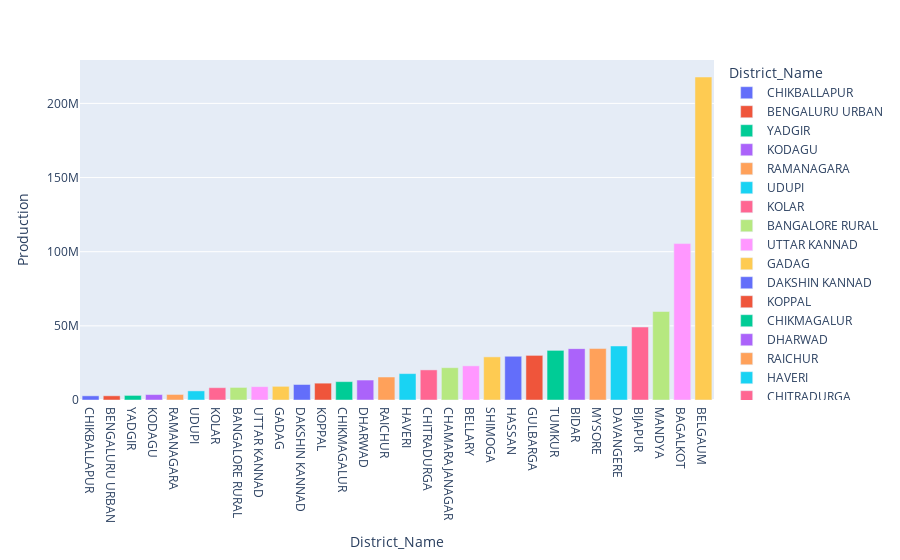

The notebook cell saved with this chart:
### Code cell
temp = data.groupby(by='District_Name')['Production'].sum().reset_index().sort_values(by='Production')
px.bar(temp, 'District_Name', 'Production',color = 'District_Name') #Bar plot

### Figure 1 — Plotly figure (JSON) as saved in the notebook; plotly's stock layout.template omitted (floating-point values rounded to 4 significant figures)
{"data": [{"alignmentgroup": "True", "hovertemplate": "District_Name=%{x}<br>Production=%{y}<extra></extra>", "legendgroup": "CHIKBALLAPUR", "marker": {"color": "#636efa", "pattern": {"shape": ""}}, "name": "CHIKBALLAPUR", "offsetgroup": "CHIKBALLAPUR", "orientation": "v", "showlegend": true, "textposition": "auto", "type": "bar", "x": ["CHIKBALLAPUR"], "xaxis": "x", "y": [2821537], "yaxis": "y"}, {"alignmentgroup": "True", "hovertemplate": "District_Name=%{x}<br>Production=%{y}<extra></extra>", "legendgroup": "BENGALURU URBAN", "marker": {"color": "#EF553B", "pattern": {"shape": ""}}, "name": "BENGALURU URBAN", "offsetgroup": "BENGALURU URBAN", "orientation": "v", "showlegend": true, "textposition": "auto", "type": "bar", "x": ["BENGALURU URBAN"], "xaxis": "x", "y": [2834964], "yaxis": "y"}, {"alignmentgroup": "True", "hovertemplate": "District_Name=%{x}<br>Production=%{y}<extra></extra>", "legendgroup": "YADGIR", "marker": {"color": "#00cc96", "pattern": {"shape": ""}}, "name": "YADGIR", "offsetgroup": "YADGIR", "orientation": "v", "showlegend": true, "textposition": "auto", "type": "bar", "x": ["YADGIR"], "xaxis": "x", "y": [3093212], "yaxis": "y"}, {"alignmentgroup": "True", "hovertemplate": "District_Name=%{x}<br>Production=%{y}<extra></extra>", "legendgroup": "KODAGU", "marker": {"color": "#ab63fa", "pattern": {"shape": ""}}, "name": "KODAGU", "offsetgroup": "KODAGU", "orientation": "v", "showlegend": true, "textposition": "auto", "type": "bar", "x": ["KODAGU"], "xaxis": "x", "y": [3663881], "yaxis": "y"}, {"alignmentgroup": "True", "hovertemplate": "District_Name=%{x}<br>Production=%{y}<extra></extra>", "legendgroup": "RAMANAGARA", "marker": {"color": "#FFA15A", "pattern": {"shape": ""}}, "name": "RAMANAGARA", "offsetgroup": "RAMANAGARA", "orientation": "v", "showlegend": true, "textposition": "auto", "type": "bar", "x": ["RAMANAGARA"], "xaxis": "x", "y": [3735960], "yaxis": "y"}, {"alignmentgroup": "True", "hovertemplate": "District_Name=%{x}<br>Production=%{y}<extra></extra>", "legendgroup": "UDUPI", "marker": {"color": "#19d3f3", "pattern": {"shape": ""}}, "name": "UDUPI", "offsetgroup": "UDUPI", "orientation": "v", "showlegend": true, "textposition": "auto", "type": "bar", "x": ["UDUPI"], "xaxis": "x", "y": [6151288], "yaxis": "y"}, {"alignmentgroup": "True", "hovertemplate": "District_Name=%{x}<br>Production=%{y}<extra></extra>", "legendgroup": "KOLAR", "marker": {"color": "#FF6692", "pattern": {"shape": ""}}, "name": "KOLAR", "offsetgroup": "KOLAR", "orientation": "v", "showlegend": true, "textposition": "auto", "type": "bar", "x": ["KOLAR"], "xaxis": "x", "y": [8297372], "yaxis": "y"}, {"alignmentgroup": "True", "hovertemplate": "District_Name=%{x}<br>Production=%{y}<extra></extra>", "legendgroup": "BANGALORE RURAL", "marker": {"color": "#B6E880", "pattern": {"shape": ""}}, "name": "BANGALORE RURAL", "offsetgroup": "BANGALORE RURAL", "orientation": "v", "showlegend": true, "textposition": "auto", "type": "bar", "x": ["BANGALORE RURAL"], "xaxis": "x", "y": [8473440], "yaxis": "y"}, {"alignmentgroup": "True", "hovertemplate": "District_Name=%{x}<br>Production=%{y}<extra></extra>", "legendgroup": "UTTAR KANNAD", "marker": {"color": "#FF97FF", "pattern": {"shape": ""}}, "name": "UTTAR KANNAD", "offsetgroup": "UTTAR KANNAD", "orientation": "v", "showlegend": true, "textposition": "auto", "type": "bar", "x": ["UTTAR KANNAD"], "xaxis": "x", "y": [9025037], "yaxis": "y"}, {"alignmentgroup": "True", "hovertemplate": "District_Name=%{x}<br>Production=%{y}<extra></extra>", "legendgroup": "GADAG", "marker": {"color": "#FECB52", "pattern": {"shape": ""}}, "name": "GADAG", "offsetgroup": "GADAG", "orientation": "v", "showlegend": true, "textposition": "auto", "type": "bar", "x": ["GADAG"], "xaxis": "x", "y": [9217907], "yaxis": "y"}, {"alignmentgroup": "True", "hovertemplate": "District_Name=%{x}<br>Production=%{y}<extra></extra>", "legendgroup": "DAKSHIN KANNAD", "marker": {"color": "#636efa", "pattern": {"shape": ""}}, "name": "DAKSHIN KANNAD", "offsetgroup": "DAKSHIN KANNAD", "orientation": "v", "showlegend": true, "textposition": "auto", "type": "bar", "x": ["DAKSHIN KANNAD"], "xaxis": "x", "y": [10455055], "yaxis": "y"}, {"alignmentgroup": "True", "hovertemplate": "District_Name=%{x}<br>Production=%{y}<extra></extra>", "legendgroup": "KOPPAL", "marker": {"color": "#EF553B", "pattern": {"shape": ""}}, "name": "KOPPAL", "offsetgroup": "KOPPAL", "orientation": "v", "showlegend": true, "textposition": "auto", "type": "bar", "x": ["KOPPAL"], "xaxis": "x", "y": [11354512], "yaxis": "y"}, {"alignmentgroup": "True", "hovertemplate": "District_Name=%{x}<br>Production=%{y}<extra></extra>", "legendgroup": "CHIKMAGALUR", "marker": {"color": "#00cc96", "pattern": {"shape": ""}}, "name": "CHIKMAGALUR", "offsetgroup": "CHIKMAGALUR", "orientation": "v", "showlegend": true, "textposition": "auto", "type": "bar", "x": ["CHIKMAGALUR"], "xaxis": "x", "y": [12389384], "yaxis": "y"}, {"alignmentgroup": "True", "hovertemplate": "District_Name=%{x}<br>Production=%{y}<extra></extra>", "legendgroup": "DHARWAD", "marker": {"color": "#ab63fa", "pattern": {"shape": ""}}, "name": "DHARWAD", "offsetgroup": "DHARWAD", "orientation": "v", "showlegend": true, "textposition": "auto", "type": "bar", "x": ["DHARWAD"], "xaxis": "x", "y": [13460243], "yaxis": "y"}, {"alignmentgroup": "True", "hovertemplate": "District_Name=%{x}<br>Production=%{y}<extra></extra>", "legendgroup": "RAICHUR", "marker": {"color": "#FFA15A", "pattern": {"shape": ""}}, "name": "RAICHUR", "offsetgroup": "RAICHUR", "orientation": "v", "showlegend": true, "textposition": "auto", "type": "bar", "x": ["RAICHUR"], "xaxis": "x", "y": [15493362], "yaxis": "y"}, {"alignmentgroup": "True", "hovertemplate": "District_Name=%{x}<br>Production=%{y}<extra></extra>", "legendgroup": "HAVERI", "marker": {"color": "#19d3f3", "pattern": {"shape": ""}}, "name": "HAVERI", "offsetgroup": "HAVERI", "orientation": "v", "showlegend": true, "textposition": "auto", "type": "bar", "x": ["HAVERI"], "xaxis": "x", "y": [17801684], "yaxis": "y"}, {"alignmentgroup": "True", "hovertemplate": "District_Name=%{x}<br>Production=%{y}<extra></extra>", "legendgroup": "CHITRADURGA", "marker": {"color": "#FF6692", "pattern": {"shape": ""}}, "name": "CHITRADURGA", "offsetgroup": "CHITRADURGA", "orientation": "v", "showlegend": true, "textposition": "auto", "type": "bar", "x": ["CHITRADURGA"], "xaxis": "x", "y": [20298161], "yaxis": "y"}, {"alignmentgroup": "True", "hovertemplate": "District_Name=%{x}<br>Production=%{y}<extra></extra>", "legendgroup": "CHAMARAJANAGAR", "marker": {"color": "#B6E880", "pattern": {"shape": ""}}, "name": "CHAMARAJANAGAR", "offsetgroup": "CHAMARAJANAGAR", "orientation": "v", "showlegend": true, "textposition": "auto", "type": "bar", "x": ["CHAMARAJANAGAR"], "xaxis": "x", "y": [21794580], "yaxis": "y"}, {"alignmentgroup": "True", "hovertemplate": "District_Name=%{x}<br>Production=%{y}<extra></extra>", "legendgroup": "BELLARY", "marker": {"color": "#FF97FF", "pattern": {"shape": ""}}, "name": "BELLARY", "offsetgroup": "BELLARY", "orientation": "v", "showlegend": true, "textposition": "auto", "type": "bar", "x": ["BELLARY"], "xaxis": "x", "y": [23040061], "yaxis": "y"}, {"alignmentgroup": "True", "hovertemplate": "District_Name=%{x}<br>Production=%{y}<extra></extra>", "legendgroup": "SHIMOGA", "marker": {"color": "#FECB52", "pattern": {"shape": ""}}, "name": "SHIMOGA", "offsetgroup": "SHIMOGA", "orientation": "v", "showlegend": true, "textposition": "auto", "type": "bar", "x": ["SHIMOGA"], "xaxis": "x", "y": [29072714], "yaxis": "y"}, {"alignmentgroup": "True", "hovertemplate": "District_Name=%{x}<br>Production=%{y}<extra></extra>", "legendgroup": "HASSAN", "marker": {"color": "#636efa", "pattern": {"shape": ""}}, "name": "HASSAN", "offsetgroup": "HASSAN", "orientation": "v", "showlegend": true, "textposition": "auto", "type": "bar", "x": ["HASSAN"], "xaxis": "x", "y": [29490374], "yaxis": "y"}, {"alignmentgroup": "True", "hovertemplate": "District_Name=%{x}<br>Production=%{y}<extra></extra>", "legendgroup": "GULBARGA", "marker": {"color": "#EF553B", "pattern": {"shape": ""}}, "name": "GULBARGA", "offsetgroup": "GULBARGA", "orientation": "v", "showlegend": true, "textposition": "auto", "type": "bar", "x": ["GULBARGA"], "xaxis": "x", "y": [30081613], "yaxis": "y"}, {"alignmentgroup": "True", "hovertemplate": "District_Name=%{x}<br>Production=%{y}<extra></extra>", "legendgroup": "TUMKUR", "marker": {"color": "#00cc96", "pattern": {"shape": ""}}, "name": "TUMKUR", "offsetgroup": "TUMKUR", "orientation": "v", "showlegend": true, "textposition": "auto", "type": "bar", "x": ["TUMKUR"], "xaxis": "x", "y": [33468383], "yaxis": "y"}, {"alignmentgroup": "True", "hovertemplate": "District_Name=%{x}<br>Production=%{y}<extra></extra>", "legendgroup": "BIDAR", "marker": {"color": "#ab63fa", "pattern": {"shape": ""}}, "name": "BIDAR", "offsetgroup": "BIDAR", "orientation": "v", "showlegend": true, "textposition": "auto", "type": "bar", "x": ["BIDAR"], "xaxis": "x", "y": [34630140], "yaxis": "y"}, {"alignmentgroup": "True", "hovertemplate": "District_Name=%{x}<br>Production=%{y}<extra></extra>", "legendgroup": "MYSORE", "marker": {"color": "#FFA15A", "pattern": {"shape": ""}}, "name": "MYSORE", "offsetgroup": "MYSORE", "orientation": "v", "showlegend": true, "textposition": "auto", "type": "bar", "x": ["MYSORE"], "xaxis": "x", "y": [34689525], "yaxis": "y"}, {"alignmentgroup": "True", "hovertemplate": "District_Name=%{x}<br>Production=%{y}<extra></extra>", "legendgroup": "DAVANGERE", "marker": {"color": "#19d3f3", "pattern": {"shape": ""}}, "name": "DAVANGERE", "offsetgroup": "DAVANGERE", "orientation": "v", "showlegend": true, "textposition": "auto", "type": "bar", "x": ["DAVANGERE"], "xaxis": "x", "y": [36429651], "yaxis": "y"}, {"alignmentgroup": "True", "hovertemplate": "District_Name=%{x}<br>Production=%{y}<extra></extra>", "legendgroup": "BIJAPUR", "marker": {"color": "#FF6692", "pattern": {"shape": ""}}, "name": "BIJAPUR", "offsetgroup": "BIJAPUR", "orientation": "v", "showlegend": true, "textposition": "auto", "type": "bar", "x": ["BIJAPUR"], "xaxis": "x", "y": [49212027], "yaxis": "y"}, {"alignmentgroup": "True", "hovertemplate": "District_Name=%{x}<br>Production=%{y}<extra></extra>", "legendgroup": "MANDYA", "marker": {"color": "#B6E880", "pattern": {"shape": ""}}, "name": "MANDYA", "offsetgroup": "MANDYA", "orientation": "v", "showlegend": true, "textposition": "auto", "type": "bar", "x": ["MANDYA"], "xaxis": "x", "y": [59688297], "yaxis": "y"}, {"alignmentgroup": "True", "hovertemplate": "District_Name=%{x}<br>Production=%{y}<extra></extra>", "legendgroup": "BAGALKOT", "marker": {"color": "#FF97FF", "pattern": {"shape": ""}}, "name": "BAGALKOT", "offsetgroup": "BAGALKOT", "orientation": "v", "showlegend": true, "textposition": "auto", "type": "bar", "x": ["BAGALKOT"], "xaxis": "x", "y": [105468108], "yaxis": "y"}, {"alignmentgroup": "True", "hovertemplate": "District_Name=%{x}<br>Production=%{y}<extra></extra>", "legendgroup": "BELGAUM", "marker": {"color": "#FECB52", "pattern": {"shape": ""}}, "name": "BELGAUM", "offsetgroup": "BELGAUM", "orientation": "v", "showlegend": true, "textposition": "auto", "type": "bar", "x": ["BELGAUM"], "xaxis": "x", "y": [217797236], "yaxis": "y"}], "layout": {"barmode": "relative", "legend": {"title": {"text": "District_Name"}, "tracegroupgap": 0}, "margin": {"t": 60}, "xaxis": {"anchor": "y", "categoryarray": ["CHIKBALLAPUR", "BENGALURU URBAN", "YADGIR", "KODAGU", "RAMANAGARA", "UDUPI", "KOLAR", "BANGALORE RURAL", "UTTAR KANNAD", "GADAG", "DAKSHIN KANNAD", "KOPPAL", "CHIKMAGALUR", "DHARWAD", "RAICHUR", "HAVERI", "CHITRADURGA", "CHAMARAJANAGAR", "BELLARY", "SHIMOGA", "HASSAN", "GULBARGA", "TUMKUR", "BIDAR", "MYSORE", "DAVANGERE", "BIJAPUR", "MANDYA", "BAGALKOT", "BELGAUM"], "categoryorder": "array", "domain": [0, 1], "title": {"text": "District_Name"}}, "yaxis": {"anchor": "x", "domain": [0, 1], "title": {"text": "Production"}}}}
